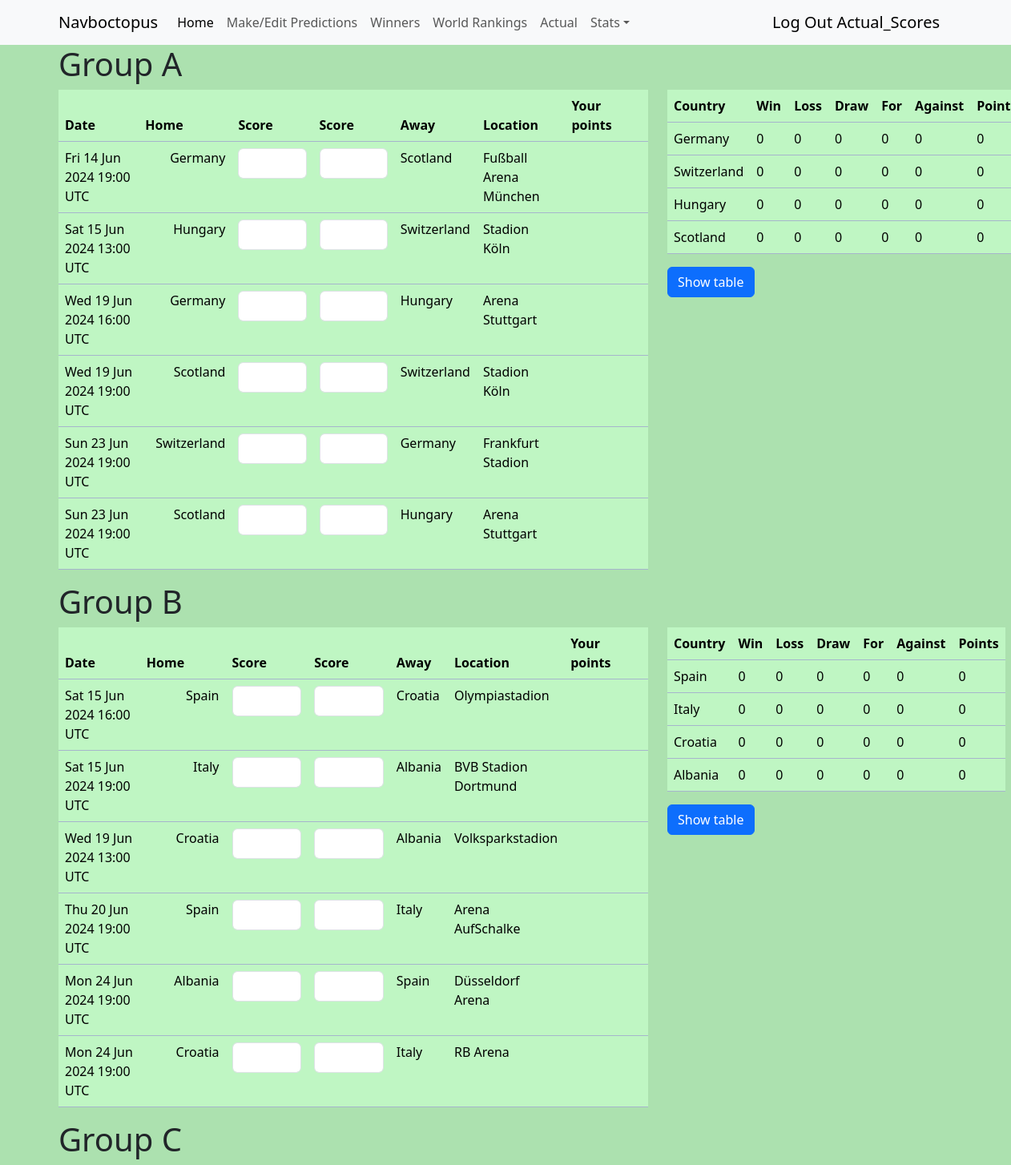
Page /actual_entry (signed in, upper part) on the committed database.
### predictor/models.py (models this page shows, shortened)
class Prediction(models.Model):
    country = models.CharField(max_length=50,default=None,null=True)
    match_choice = models.ForeignKey(Score,on_delete=models.CASCADE)
    score = models.IntegerField(null=True,blank=True)
    score_aet = models.IntegerField(null=True,blank=True)
    penalties = models.IntegerField(null=True,blank=True)
    user = models.ForeignKey(User,on_delete=models.CASCADE)
    points = models.IntegerField(null=True)
    exact = models.IntegerField(null=True)
    actual = models.CharField(null=True,max_length=50)

class Score(models.Model):
    country = models.ForeignKey(Country,on_delete=models.CASCADE,blank=True,null=True,default=211)
    date = models.DateTimeField()
    match_number = models.ForeignKey(Match,on_delete=models.CASCADE)
    stage = models.CharField(max_length=20)
    home_away = models.CharField(max_length=20)
    location = models.CharField(max_length=50,default=None,null=True)
    group = models.ForeignKey(Group, verbose_name=("Group"),on_delete=models.CASCADE,null=True,blank=True)
    def __str__(self) -> str:
        try:
            name = f'Match {self.match_number} {self.country.short_name}'
        except:
            name = f'Match {self.match_number} {self.home_away}'
        return name

class Group(models.Model):
    letter = models.CharField(max_length=1)
    def __str__(self) -> str:
        return f'Group {self.letter}'

class Country(models.Model):
    name = models.CharField(max_length=28)
    fifa_ranking = models.IntegerField()
    fifa_points = models.DecimalField(decimal_places=1,max_digits=6)
    short_name = models.CharField(max_length=23)
    class Meta:
        verbose_name_plural = "countries"

### predictor/views.py (the view, shortened to what this page needs)
# urls.py: path('actual_entry',views.ActualView.as_view(),name='actual_entry'),
class ActualView(View):
    template_name = 'predictor/actual/actual.html'
    def get(self, request):
        check_user_points(request)
        context = get_group_tables(request)
        return render(request,self.template_name,context)

### predictor/models.py (called while the page is built)
    def __str__(self) -> str:
        return f'{self.match_number}'

### predictor/templates/predictor/actual/actual.html (shortened to what this page needs)
{% extends 'predictor/base.html' %}
{% block content %}
{% load static %}
<div class="container">
        <form action="{% url 'actual_entry' %}" method="post">
        {% for group in grouped %}
        <div class="row">
        <h1>{{group.0.0.match_choice.group}}</h1>
        <div class="col-8">
        <div
        class="table-responsive"
    >
    <table
    class="table table-primary"
    >
    <thead>
        <tr>
            <th class="col-2" scope="col">Date</th>
            <th class="col-2 justify-content-end" scope="col">Home</th>
            <th class="col-2" scope="col">Score</th>
            <th class="col-2" scope="col">Score</th>
            <th scope="col-2">Away</th>
            <th class="col-2" scope="col">Location</th>
            <th class="col-2" scope="col">Your points</th>
        </tr>
    </thead>
    <tbody>
        {% for match in group %}
            <tr class="">
                <td>{{match.0.match_choice.date|date:"D d M Y H:s e"}}</td>
                <td class="text-end">{{match.0.match_choice.country.name}}</td>
                <td><input class="form-control" type="number" name="{{match.0.match_choice.id}}" id="{{match.0.match_choice}}" min=0 value="{% if match.0.score != None %}{{match.0.score}}{% else %}{% endif %}"></td>
                <td><input class="form-control" type="number" name="{{match.1.match_choice.id}}" id="{{match.1.match_choice}}" min=0 value="{% if match.1.score != None %}{{match.1.score}}{% else %}{% endif %}"></td>
                <td>{{match.1.match_choice.country.name}}</td>
                <td>{{match.1.match_choice.location}}</td>
                <td>{% if match.0.points != None %}{{match.0.points}}{% else %}{% endif %}</td>
            </tr>
            {% endfor %}
        </tbody>
    </table>
</div>
</div>
<div class="col-4">
    <table
    class="table table-primary"
    >
    <thead>
        <tr>
            <th scope="col">Country</th>
            <th scope="col">Win</th>
            <th scope="col">Loss</th>
            <th scope="col">Draw</th>
            <th scope="col">For</th>
            <th scope="col">Against</th>
            <th scope="col">Points</th>
        </tr>
    </thead>
    <tbody>
    {% for result in stuff|slice:forloop.counter|last %}
    <tr>
        <td>{{result.country}}</td>
        <td>{{result.wins}}</td>
        <td>{{result.losses}}</td>
        <td>{{result.draws}}</td>
        <td>{{result.goals_for}}</td>
        <td>{{result.goals_against}}</td>
        <td>{{result.points}}</td>
        </tr>
        {% endfor %}
    </tbody>
    </table>
    <button
                    type="submit"
                    class="btn btn-primary"
                    name="groups"
                    value="groups"
                >
                    Show table
                </button>
</div>
</div>
{% endfor %}
</form>
</div>
{% endblock content %}

### predictor/templates/predictor/base.html (shortened to what this page needs)
<!DOCTYPE html>
<html lang="en">
<head>
    <link href="https://cdn.jsdelivr.net/npm/bootstrap@5.3.2/dist/css/bootstrap.min.css" rel="stylesheet"
>
        {% load static %}
        <link rel="stylesheet" href="{% static 'predictor\style\styles.css' %}">
</head>
<body>
    <nav
        class="navbar navbar-expand-sm navbar-light bg-light"
    >
        <div class="container">
            <a class="navbar-brand" href="{% url 'homepage' %}">Navboctopus</a>
            <div class="collapse navbar-collapse" id="collapsibleNavId">
                <ul class="navbar-nav me-auto mt-2 mt-lg-0">
                    <li class="nav-item">
                        <a class="nav-link active" href="{% url 'homepage' %}" aria-current="page"
                            >Home
                            </a
                        >
                    </li>
                    {% if user.is_authenticated %}
                    <li class="nav-item">
                        <a class="nav-link" href="{% url 'group_entry' %}" aria-current="page"
                            >Make/Edit Predictions
                            </a
                        >
                    </li>
                    {% endif %}
                    <li class="nav-item">
                        <a class="nav-link" href="{% url 'winners' %}" aria-current="page"
                            >Winners
                            </a
                        >
                    </li>
                    <li class="nav-item">
                        <a class="nav-link" href="{% url 'world_rankings' %}" aria-current="page"
                            >World Rankings
                            </a
                        >
                    </li>
                    {% if user.username == 'Actual_Scores'%}
                    <li class="nav-item">
                        <a class="nav-link" href="{% url 'actual_entry' %}" aria-current="page"
                        >Actual
                        </a
                        >
                    </li>
                    {% endif %}
                    {% if user.is_authenticated %}
                    <li class="nav-item dropdown">
                        <a
                            class="nav-link dropdown-toggle"
                            href="#"
                            id="dropdownId"
                            data-bs-toggle="dropdown"
                            aria-haspopup="true"
                            aria-expanded="false"
                            >Stats</a
                        >
                    </li>
                    {% endif %}
                </ul>
                <form class="d-flex my-2 my-lg-0">
                    {% if user.is_authenticated %}
                    <a class="navbar-brand" href="{% url 'logout' %}" class="nav-link active" title="Log Out">Log Out {{user.username}} {{user.last_name|first}}</a>
                    {% else %}
                    <a class="navbar-brand" href="{% url 'login' %}" class="nav-link active" title="Login">Login</a>
                    <a class="navbar-brand" href="{% url 'sign_up_user' %}" class="nav-link active" title="sign up user">Sign Up</a>
                    {% endif %}
                </form>
            </div>
        </div>
    </nav>
    {% block content %}
    {% endblock content %}
</body>
</html>

### predictor/static/predictor/style/styles.css (style rules this page uses)
.table { --bs-table-bg:#BFF6C3; }
body { background-color: #ACE1AF; }

### rows in the picture
Prediction: match_choice.letter "Group A", match_choice.date "Fri 14 Jun 2024 19:00 UTC", match_choice.name "Germany", name "Scotland", location "Fußball Arena München"
Prediction: match_choice.date "Sat 15 Jun 2024 13:00 UTC", match_choice.name "Hungary", name "Switzerland", location "Stadion Köln"
Prediction: match_choice.date "Wed 19 Jun 2024 16:00 UTC", match_choice.name "Germany", name "Hungary", location "Arena Stuttgart"
Prediction: match_choice.date "Wed 19 Jun 2024 19:00 UTC", match_choice.name "Scotland", name "Switzerland", location "Stadion Köln"
Prediction: match_choice.date "Sun 23 Jun 2024 19:00 UTC", match_choice.name "Switzerland", name "Germany", location "Frankfurt Stadion"
Prediction: match_choice.date "Sun 23 Jun 2024 19:00 UTC", match_choice.name "Scotland", name "Hungary", location "Arena Stuttgart"
Country: country "Germany"
Country: country "Switzerland"
Country: country "Hungary"
Country: country "Scotland"
Prediction: match_choice.letter "Group B", match_choice.date "Sat 15 Jun 2024 16:00 UTC", match_choice.name "Spain", name "Croatia", location "Olympiastadion"
Prediction: match_choice.date "Sat 15 Jun 2024 19:00 UTC", match_choice.name "Italy", name "Albania", location "BVB Stadion Dortmund"
Prediction: match_choice.date "Wed 19 Jun 2024 13:00 UTC", match_choice.name "Croatia", name "Albania", location "Volksparkstadion"
Prediction: match_choice.date "Thu 20 Jun 2024 19:00 UTC", match_choice.name "Spain", name "Italy", location "Arena AufSchalke"
Prediction: match_choice.date "Mon 24 Jun 2024 19:00 UTC", match_choice.name "Albania", name "Spain", location "Düsseldorf Arena"
Prediction: match_choice.date "Mon 24 Jun 2024 19:00 UTC", match_choice.name "Croatia", name "Italy", location "RB Arena"
Country: country "Spain"
Country: country "Italy"
Country: country "Croatia"
Country: country "Albania"
Prediction: match_choice.letter "Group C"

### other values in the picture
{{ user.username }} "Actual_Scores"
{{ result.wins }} "0" "0" "0" "0" "0" "0" "0" "0"
{{ result.losses }} "0" "0" "0" "0" "0" "0" "0" "0"
{{ result.draws }} "0" "0" "0" "0" "0" "0" "0" "0"
{{ result.goals_for }} "0" "0" "0" "0" "0" "0" "0" "0"
{{ result.goals_against }} "0" "0" "0" "0" "0" "0" "0" "0"
{{ result.points }} "0" "0" "0" "0" "0" "0" "0" "0"
